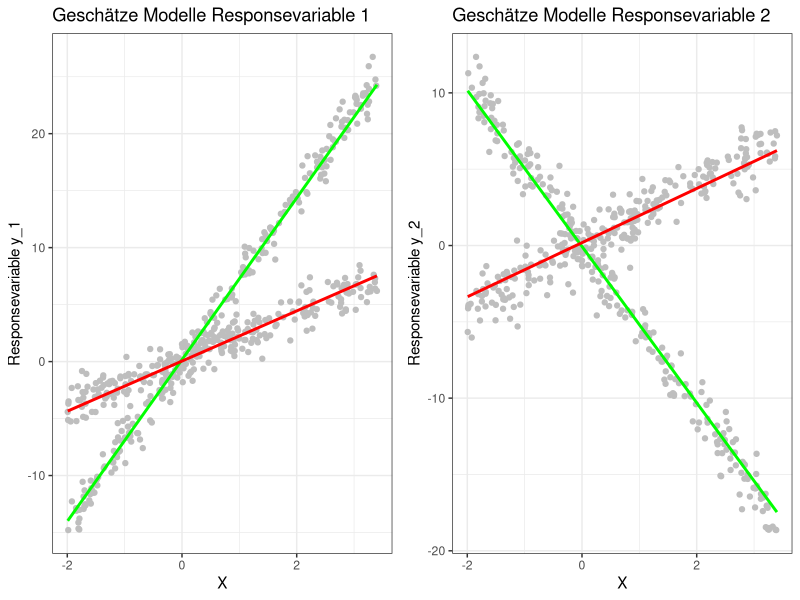
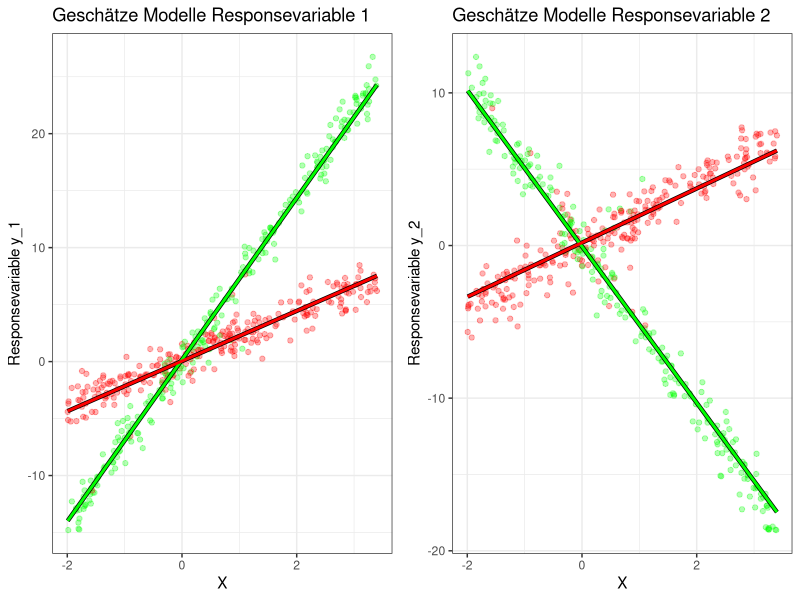
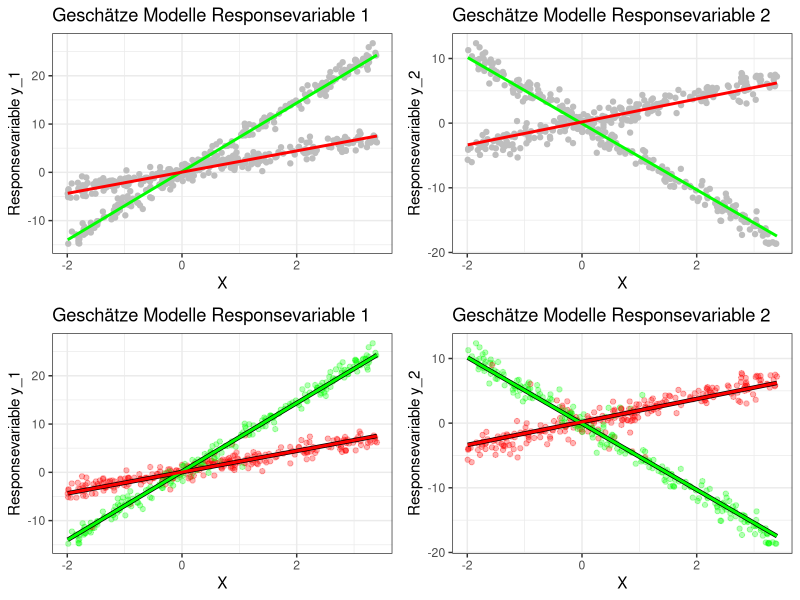

Recreate these plots in R, in order.
## Install and load required packages
install.packages("VGAM")
install.packages("mvtnorm")

library(VGAM)
library(mvtnorm)
library(ggplot2)
library(gridExtra)
library(scales)
library(ggthemes)

set.seed(35)


### Daten simulieren
## Simulierte Markov Chain

N = 2
T = 500
states = rep(NA, times = T)
delta = rep(1 / N, times = N)
Gamma = matrix(c(0.90, 0.10, 0.10, 0.90), ncol = N)
states[1] = sample(1:N, size = 1, prob = delta)
for(t in 2:T) {
  states[t] = sample(1:N, size = 1, prob = Gamma[states[t - 1], ])
}


## Simulierte Datenpunkte

x = runif(n = T, min = -2, max = 3.4)
y = matrix(NA, nrow = T, ncol = 2)
mu = cbind(c(7.3, 2), c(-5.4, 2))
for(t in 1:T) {
  y[t, 1] = rnorm(n = 1, mean = mu[states[t], 1] * x[t], sd = 1)
  y[t, 2] = rnorm(n = 1, mean = mu[states[t], 2] * x[t], sd = 1)
}

### Funktion, welche das Markov-switching Modell mit der VGLM Funktion (also MS-VGLM) mit einem Regressor schätzt
ms_vgam = function(x, y, fitted_0, N = 2, max_iter = 100, conv_tol = 1e-03) { 
  delta = rep(0.5, times = 2)
  gamma = matrix(c(0.95, 0.05, 0.05, 0.95), ncol = 2)
  fitted = fitted_0
  mod = list()
  term = FALSE
  old = 0
  sigma = matrix(0, ncol = ncol(y), nrow = ncol(y))
  for (i in 1:ncol(y)) {  
    diag(sigma)[i] = var(y[,i])
  }
  
  while(term == FALSE) {
    for(i in 1:max_iter) {
      delta_next = delta
      gamma_next = gamma
      fitted_next = fitted
      allprobs = matrix(NA, T, N)
      lalpha = lbeta = matrix(NA, nrow = N, ncol = T)
      
      for(j in 1:N) {
        for(t in 1:T) {
          allprobs[t, j] = dmvnorm(y[t,], mean = fitted_next[[j]][t,],
                                   sigma = sigma)                               
        }
      }
      
      allprobs = ifelse(!is.na(allprobs), allprobs, 1)
      foo = delta * allprobs[1,]
      sumfoo = sum(foo)
      lscale = log(sumfoo)
      foo = foo / sumfoo                                                        
      lalpha[, 1] = log(foo) + lscale
      
      for(j in 2:nrow(y)) {                                                     
        foo = foo %*% gamma * allprobs[j,]                                          
        sumfoo = sum(foo) 
        lscale = lscale + log(sumfoo)                                          
        foo = foo / sumfoo                                                      
        lalpha[, j] = log(foo) + lscale                                         
      }
      
      foo = rep(1 / N, times = N)
      lbeta[, nrow(y)] = rep(0, times = N)
      lscale = log(N)
      foo = foo / sum(foo)
      
      for(j in (nrow(y) - 1):1) {                                               
        foo = gamma %*% (allprobs[j + 1,] * foo)
        lbeta[, j] = log(foo) + lscale
        sumfoo = sum(foo)
        foo = foo / sumfoo
        lscale = lscale + log(sumfoo)                                          
      }
      
      lallprobs = log(allprobs)
      llh = max(lalpha[, nrow(y)]) + log(sum(exp(lalpha[, nrow(y)] - max(lalpha[, nrow(y)])))) 
      weights = matrix(NA, N, nrow(y))
      
      for(j in 1:nrow(y)) {
        weights[, j] = exp(lalpha[, j] + lbeta[, j] - llh)                      
      }
      
      for(j in 1:N) {
        for(k in 1:N) {
          gamma_next[j, k] = gamma[j, k] * sum(exp(lalpha[j, 1:(nrow(y) - 1)] + lallprobs[2:nrow(y), k] + lbeta[k, 2:nrow(y)] - llh))
        }                                                                       
      }
      
      gamma_next = gamma_next / apply(gamma_next, 1, sum)
      delta_next = exp(lalpha[, 1] + lbeta[, 1] - llh)
      delta_next = delta_next / sum(delta_next)
      conv_crit = sum(abs(gamma - gamma_next)) + sum(abs(delta - delta_next))
      ind = weights
      
      for(j in 1:N){                                                            
        mod[[j]] = vglm(y ~ x, weights = ind[j,], family = uninormal)
        fitted_next[[j]][, 1] = as.vector(fitted(mod[[j]])[, 1])
        fitted_next[[j]][, 2] = as.vector(fitted(mod[[j]])[, 2])
      }
      
      conv_crit = abs(llh - old)
      cat("Iteration = ", i, ", criterion = ", round(conv_crit, 3), "\r", sep = "") 
      
      if(conv_crit < conv_tol | i == max_iter) {
        if(i == max_iter) {
          print(paste("No convergence within", max_iter, "iterations"))
        }
      else{
          print(paste("Convergence after", i, "iterations"))
        }
        term = TRUE
        break
      }  
      delta = delta_next                                                        
      gamma = gamma_next                                                        
      fitted = fitted_next                                                     
      old = llh                                                              
    }
  }
  return(list(x = x, y = y, delta = delta_next, gamma = gamma_next, mod = mod, llh = llh, state_probs = weights))
}

## Model fitting
fitted_0 = list() # Startwerte für den Initialstep setzen
fitted_0[[1]] = cbind(mu[1, 1] * x, mu[1, 2] * x)
fitted_0[[2]] = cbind(mu[2, 1] * x, mu[2, 2] * x)

## MSVGLM schätzen

mod = ms_vgam(x = x, y = y, fitted_0 = fitted_0)


### Geschätzte Daten plotten

## Farben für die States definieren und lokales State Decoding durch die stateprobs durchführen

Farbe1 = "green"
Farbe2 = "red"

# lokales State Decoding

Farbe1 = "green"
Farbe2 = "red"

WZustand = apply(mod$state_probs, MARGIN = 2, FUN = which.max)
n = length(WZustand)
colour = rep(NA, n)
for (i in 1:n){                                                              
  if (WZustand[i]==1)
  {
    colour[i] = Farbe1
  }
  else 
  {
    colour[i] = Farbe2
  }
}


## Plots mit geschätzten Werten

GGdata = data.frame(y,x)

Ploty1 = ggplot(data = GGdata, aes(x,y[,1])) + geom_point(col ="grey", na.rm = TRUE)+
  geom_line(mapping = aes(x, fitted(mod$mod[[1]])[, 1]), na.rm = TRUE, colour = Farbe1, size = 1)+
  geom_line(mapping = aes(x, fitted(mod$mod[[2]])[, 1]), na.rm = TRUE, colour = Farbe2, size = 1)+
  xlab("X") + ylab("Responsevariable y_1") + ggtitle("Geschätze Modelle Responsevariable 1")+
  theme_bw()

Ploty2 = ggplot(data = GGdata, aes(x,y[,2])) + geom_point(col = "grey", na.rm = TRUE)+
  geom_line(mapping = aes(x, fitted(mod$mod[[1]])[, 2]), na.rm = TRUE, colour = Farbe1, size = 1)+
  geom_line(mapping = aes(x, fitted(mod$mod[[2]])[, 2]), na.rm = TRUE, colour = Farbe2, size = 1)+
  xlab("X") + ylab("Responsevariable y_2") + ggtitle("Geschätze Modelle Responsevariable 2")+
  theme_bw()

grid.arrange(Ploty1, Ploty2, ncol = 2)


## Plots mit geschätzten Werten und zuordnung der States durch das lokale State Decoding

GGdata = data.frame(y,x)

FPloty1 = ggplot(data = GGdata, aes(x,y[,1])) + geom_point(col = colour, na.rm = TRUE, alpha = 0.3)+
  geom_line(mapping = aes(x, fitted(mod$mod[[1]])[, 1]), na.rm = TRUE, colour = "black", size = 1.5)+
  geom_line(mapping = aes(x, fitted(mod$mod[[2]])[, 1]), na.rm = TRUE, colour = "black", size = 1.5)+
  geom_line(mapping = aes(x, fitted(mod$mod[[1]])[, 1]), na.rm = TRUE, colour = Farbe1, size = 1)+
  geom_line(mapping = aes(x, fitted(mod$mod[[2]])[, 1]), na.rm = TRUE, colour = Farbe2, size = 1)+
  xlab("X") + ylab("Responsevariable y_1") + ggtitle("Geschätze Modelle Responsevariable 1")+
  theme_bw()

FPloty2 = ggplot(data = GGdata, aes(x,y[,2])) + geom_point(col = colour, na.rm = TRUE, alpha = 0.3)+
  geom_line(mapping = aes(x, fitted(mod$mod[[1]])[, 2]), na.rm = TRUE, colour = "black", size = 1.5)+
  geom_line(mapping = aes(x, fitted(mod$mod[[2]])[, 2]), na.rm = TRUE, colour = "black", size = 1.5)+
  geom_line(mapping = aes(x, fitted(mod$mod[[1]])[, 2]), na.rm = TRUE, colour = Farbe1, size = 1)+
  geom_line(mapping = aes(x, fitted(mod$mod[[2]])[, 2]), na.rm = TRUE, colour = Farbe2, size = 1)+
  xlab("X") + ylab("Responsevariable y_2") + ggtitle("Geschätze Modelle Responsevariable 2")+
  theme_bw()

grid.arrange(FPloty1, FPloty2, ncol = 2)

grid.arrange(Ploty1, Ploty2, FPloty1, FPloty2, ncol = 2)
